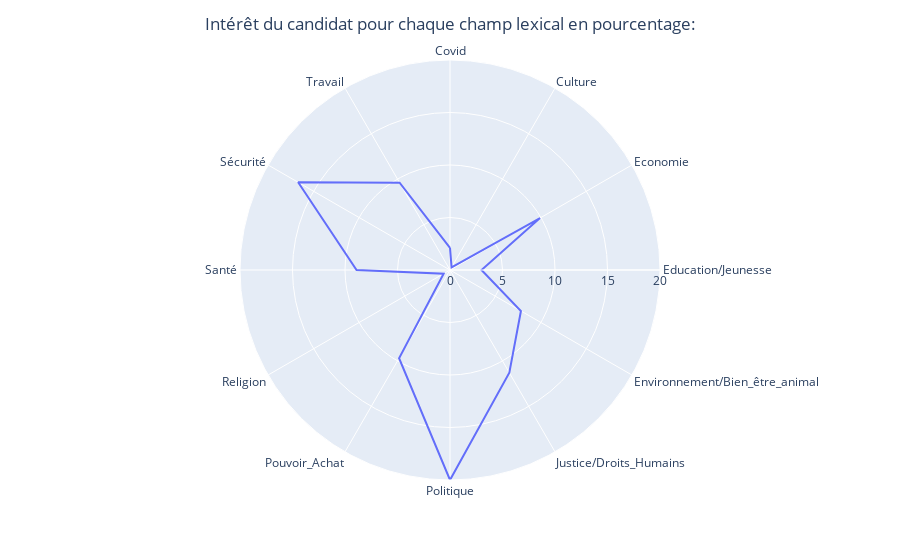

The notebook cell this image was saved under:
### Code cell
candidate_radar_chart(name="Jean-Luc Mélenchon")

### Figure 1 — Plotly figure (JSON) as saved in the notebook; plotly's stock layout.template omitted (floating-point values rounded to 4 significant figures)
{"data": [{"hovertemplate": "r=%{r}<br>theta=%{theta}<extra></extra>", "legendgroup": "", "line": {"color": "#636efa", "dash": "solid"}, "marker": {"symbol": "circle"}, "mode": "lines", "name": "", "r": [2.1, 0.3, 9.9, 3, 7.8, 11.3, 20, 9.7, 0.7, 8.9, 16.7, 9.6, 2.1], "showlegend": false, "subplot": "polar", "theta": ["Covid", "Culture", "Economie", "Education/Jeunesse", "Environnement/Bien_être_animal", "Justice/Droits_Humains", "Politique", "Pouvoir_Achat", "Religion", "Santé", "Sécurité", "Travail", "Covid"], "type": "scatterpolar"}], "layout": {"legend": {"tracegroupgap": 0}, "margin": {"t": 60}, "polar": {"angularaxis": {"direction": "clockwise", "rotation": 90}, "domain": {"x": [0, 1], "y": [0, 1]}}, "title": {"text": "Intérêt du candidat pour chaque champ lexical en pourcentage:", "x": 0.5}}}
